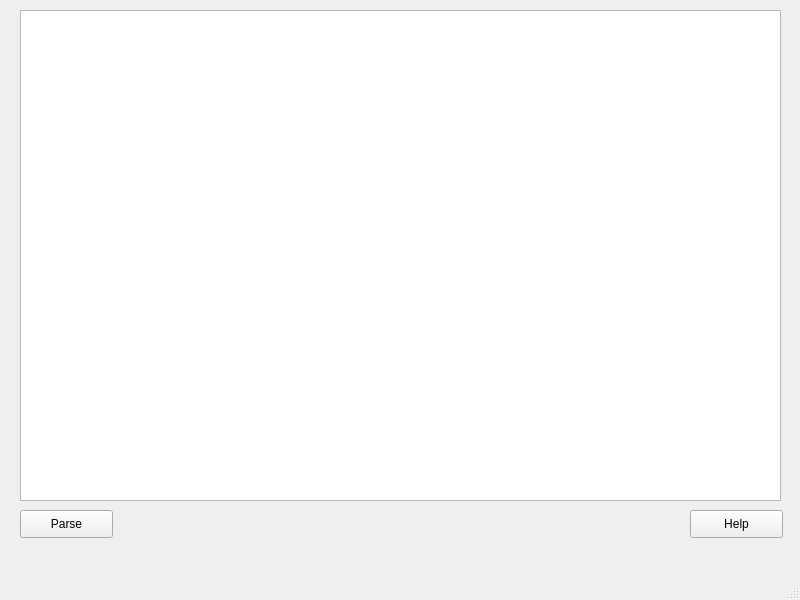
<?xml version="1.0" encoding="UTF-8"?>
<ui version="4.0">
 <class>MainWindow</class>
 <widget class="QMainWindow" name="MainWindow">
  <property name="geometry">
   <rect>
    <x>0</x>
    <y>0</y>
    <width>800</width>
    <height>600</height>
   </rect>
  </property>
  <property name="windowTitle">
   <string>LR parser</string>
  </property>
  <widget class="QWidget" name="centralwidget">
   <widget class="QPlainTextEdit" name="plainTextEdit">
    <property name="geometry">
     <rect>
      <x>20</x>
      <y>10</y>
      <width>761</width>
      <height>491</height>
     </rect>
    </property>
    <property name="font">
     <font>
      <pointsize>12</pointsize>
      <weight>75</weight>
      <bold>true</bold>
      <strikeout>false</strikeout>
      <kerning>false</kerning>
     </font>
    </property>
   </widget>
   <widget class="QPushButton" name="Parse_Buttom">
    <property name="geometry">
     <rect>
      <x>20</x>
      <y>510</y>
      <width>93</width>
      <height>28</height>
     </rect>
    </property>
    <property name="cursor">
     <cursorShape>PointingHandCursor</cursorShape>
    </property>
    <property name="text">
     <string>Parse</string>
    </property>
   </widget>
   <widget class="QPushButton" name="help_buttom">
    <property name="geometry">
     <rect>
      <x>690</x>
      <y>510</y>
      <width>93</width>
      <height>28</height>
     </rect>
    </property>
    <property name="text">
     <string>Help</string>
    </property>
   </widget>
  </widget>
  <widget class="QMenuBar" name="menubar">
   <property name="geometry">
    <rect>
     <x>0</x>
     <y>0</y>
     <width>800</width>
     <height>26</height>
    </rect>
   </property>
  </widget>
  <widget class="QStatusBar" name="statusbar"/>
 </widget>
 <resources/>
 <connections/>
</ui>
